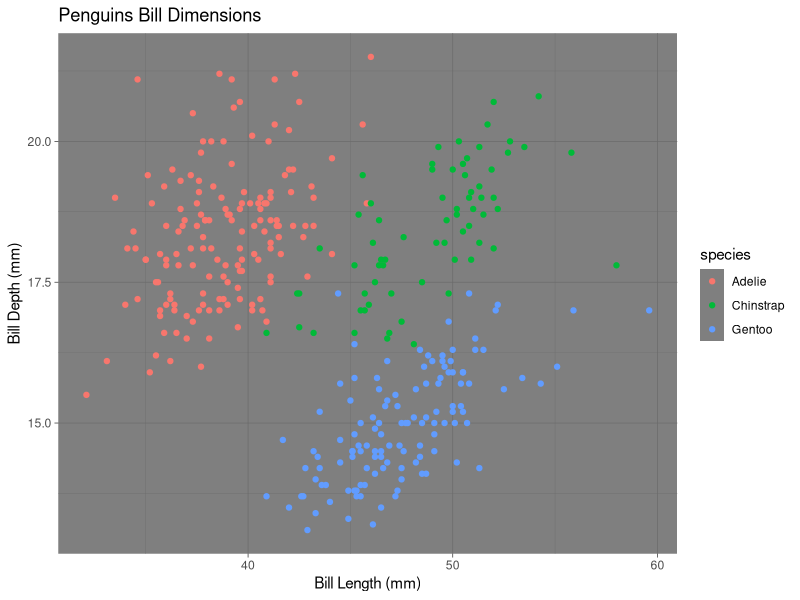
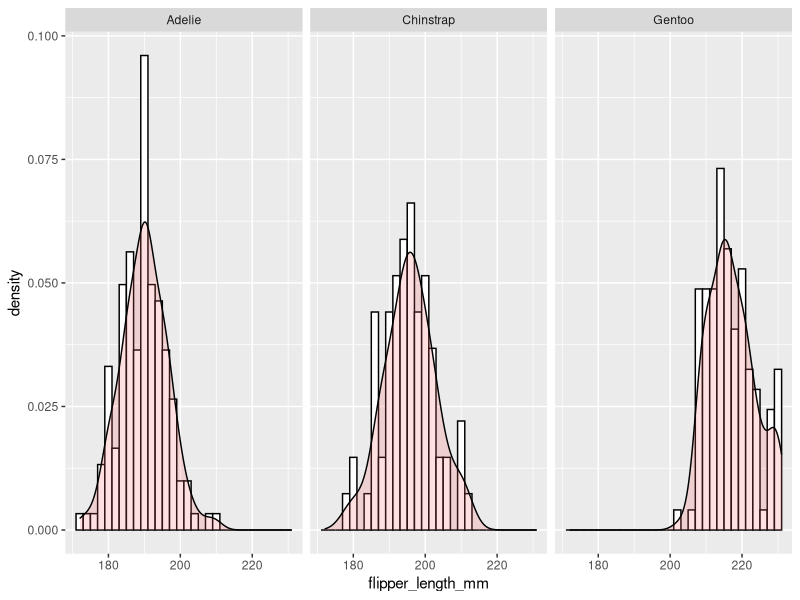
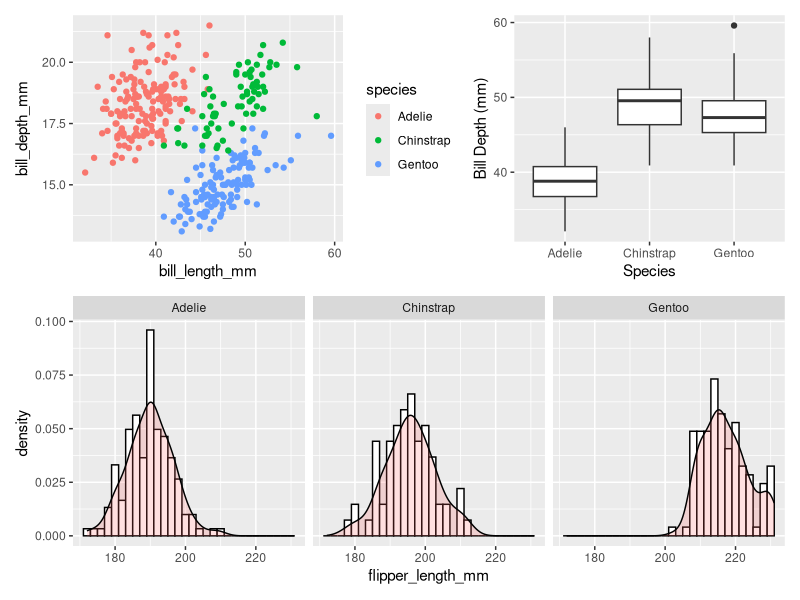

Recreate these plots in R, in order.
library(palmerpenguins)
library(ggplot2)

# Make a scatterplot
ggplot(penguins) + 
  aes(x=bill_length_mm, 
      y=bill_depth_mm, 
      color = species) + 
  geom_point() +
  xlab("Bill Length (mm)") +
  ylab("Bill Depth (mm)") +
  ggtitle("Penguins Bill Dimensions") +
  theme_dark()

# See code examples at http://www.cookbook-r.com/Graphs/Plotting_distributions_(ggplot2)/

# Look at flipper_length_mm
# for Palmer Penguins
# Histogram with density curve
# Use y=..density..
# Overlay with transparent density plot
ggplot(penguins, 
       aes(x=flipper_length_mm)) + 
  geom_histogram(aes(y=..density..),      
                 binwidth=2,
                 colour="black", 
                 fill="white") +
  geom_density(alpha=.2, 
               fill="#FF6666") +
  facet_wrap(vars(species))

library(patchwork)

# save each plot as an object
p1 <- ggplot(penguins, 
             aes(x=bill_length_mm, 
                 y=bill_depth_mm, 
                 color = species)) +
  geom_point()  

p2 <- ggplot(penguins, 
             aes(x=species, 
                 y=bill_length_mm)) + 
  geom_boxplot() + 
  xlab("Species") +   
  ylab("Bill Depth (mm)")

p3 <- 
  ggplot(penguins, 
         aes(x=flipper_length_mm)) + 
  geom_histogram(aes(y=..density..),      
                 binwidth=2, colour="black", 
                 fill="white") +
  geom_density(alpha=.2, fill="#FF6666") +
  facet_wrap(vars(species))

# arrange plots as you like
(p1 | p2) / p3

